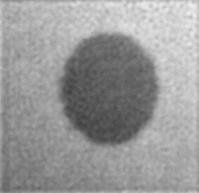
#> input picture sample_circle.png, 199 x 193 px
$ python least_squares.py
#> lines starting #> are read from the running program, lines starting #| are printed output that depends on the picture; after the words box and inside, x2 and y2 are one past the last pixel; in counts of white or black regions, pixels touching at a corner belong together
#> in main, image is the input picture: shape (193, 199); min 64, max 241, mean 152.8
import cv2
import numpy as np
import matplotlib.pyplot as plt
import os
gscale = 2 if "ANDROID_STORAGE" in os.environ else 1
plt.rcParams.update({'font.size': 14*gscale})

def fit_quadratic_surface(image):
    rows, cols = image.shape
#> rows = 193; cols = 199
    X, Y = np.meshgrid(np.arange(cols), np.arange(rows))
    Z = image

    # Prepare the data for least squares fitting
    X_flat = X.flatten()
    Y_flat = Y.flatten()
    Z_flat = Z.flatten()

    A = np.vstack([X_flat**2, Y_flat**2, X_flat*Y_flat, X_flat, Y_flat, np.ones_like(X_flat)]).T
    B = Z_flat

    # Solve for the coefficients
    coeffs, _, _, _ = np.linalg.lstsq(A, B, rcond=None)
#> coeffs = [0.00507, 0.00516, 5.71e-05, -0.818, -1.27, 224.9]

    # Create the background model
    background = (coeffs[0] * X**2 + coeffs[1] * Y**2 +
                  coeffs[2] * X * Y + coeffs[3] * X +
                  coeffs[4] * Y + coeffs[5])
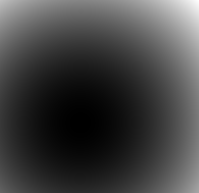
#> background: shape (193, 199) float64; min 114.6, max 261.8, mean 152.8; drawn with min black and max white

    return background

def main(image_path):
    # Load the input image
    image = cv2.imread(image_path, cv2.IMREAD_GRAYSCALE)
    if image is None:
        print("Error: Could not open or find the image!")
        return

    # Fit and remove the background
    background = fit_quadratic_surface(image)
    residual = background.astype(np.float32) - image.astype(np.float32)
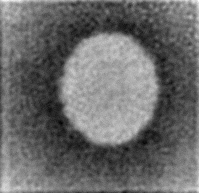
#> residual: shape (193, 199) float32; min -61.53, max 84.78, mean 0; drawn with min black and max white
    residual = np.clip(residual, 0, 255).astype(np.uint8)
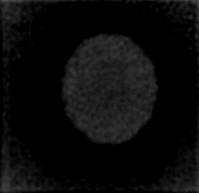
#> residual: shape (193, 199); min 0, max 84, mean 10.8
    _, binarized = cv2.threshold(residual, 0, 255, cv2.THRESH_BINARY | cv2.THRESH_OTSU)
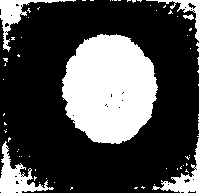
#> binarized: shape (193, 199); 28.8% white; 70 white regions (64 under 20 px), largest, box (x1, y1, x2, y2) and area: (62, 34, 158, 144) 8042, (0, 141, 54, 193) 963, (0, 0, 76, 52) 741, (152, 138, 199, 193) 654, (146, 0, 199, 41) 367, (183, 14, 194, 20) 38

    # Display results
    plt.figure(figsize=(7*gscale, 7*gscale))
    plt.subplot(2, 2, 1)
    plt.title('Original Image')
    plt.imshow(image, cmap='gray')
    plt.axis('off')
    plt.subplot(2, 2, 2)
    plt.title('Background')
    plt.imshow(background, cmap='gray')
    plt.axis('off')
    plt.subplot(2, 2, 3)
    plt.title('Residual Image')
    plt.imshow(residual, cmap='gray')
    plt.axis('off')
    plt.subplot(2, 2, 4)
    plt.title('Binary Image')
    plt.imshow(binarized, cmap='gray')
    plt.axis('off')
    plt.show()

if __name__ == "__main__":
    main('sample_circle.png')

$ run again, with sample_radial.png copied over sample_circle.png
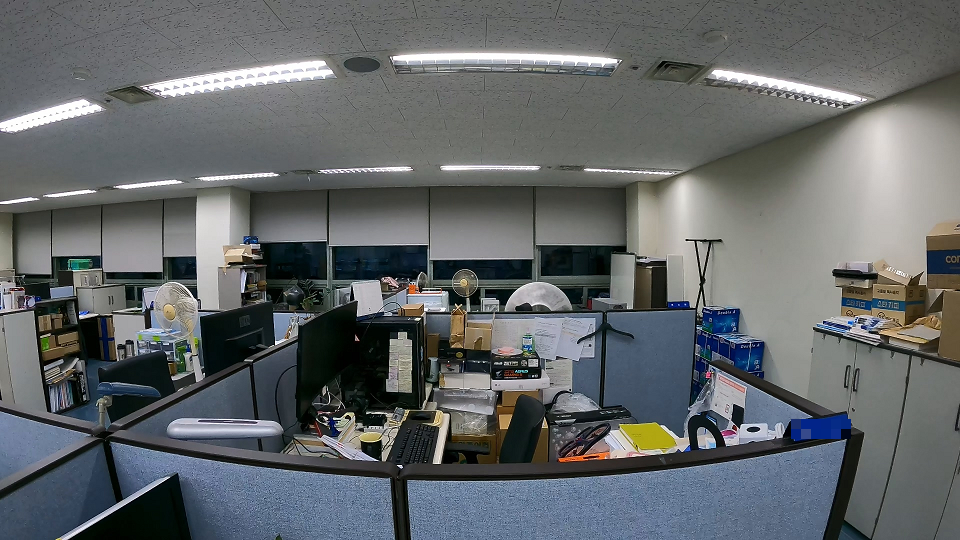
#> input picture sample_radial.png, 960 x 540 px
#> in main, `image = cv2.imread(image_path, cv2.IMREAD_GRAYSCALE)`:
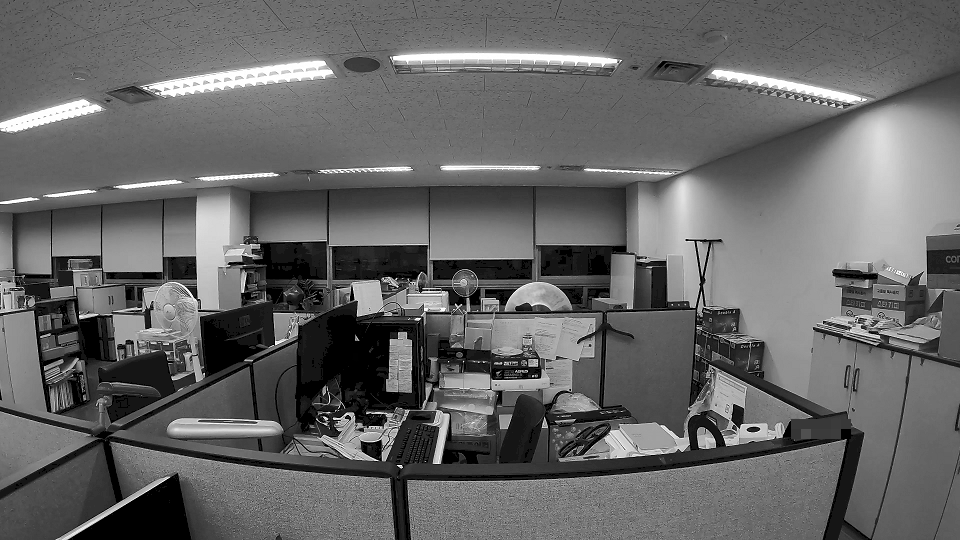
#> image: shape (540, 960); min 0, max 255, mean 102.4
#> coeffs = [5.83e-05, -7.72e-05, 0.000101, -0.0568, -0.0712, 125.4]
#> in main, `_, binarized = cv2.threshold(residual, 0, 255, cv2.THRESH_BINARY | cv2..`:
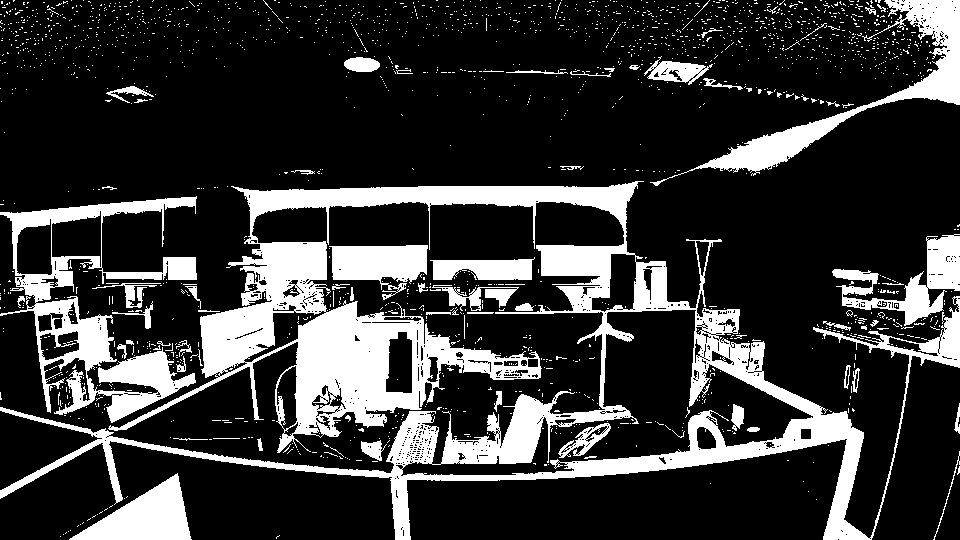
#> binarized: shape (540, 960); 21.2% white; 1934 white regions (1867 under 20 px), largest, box (x1, y1, x2, y2) and area: (0, 181, 960, 540) 65433, (0, 196, 197, 423) 12557, (650, 0, 960, 186) 7642

$ run again, with sample_text.png copied over sample_circle.png
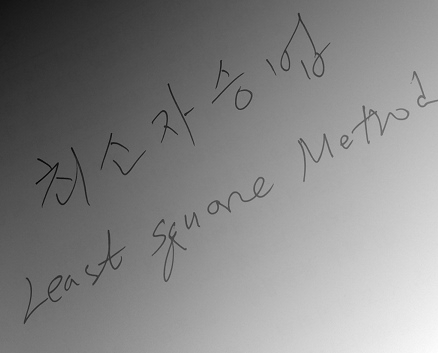
#> input picture sample_text.png, 438 x 353 px
#> in main, image is the input picture: shape (353, 438); min 0, max 255, mean 132.6
#> coeffs = [7.42e-05, -2.28e-05, 0.000105, 0.261, 0.253, 23.18]
#> in main, `residual = background.astype(np.float32) - image.astype(np.float32)`:
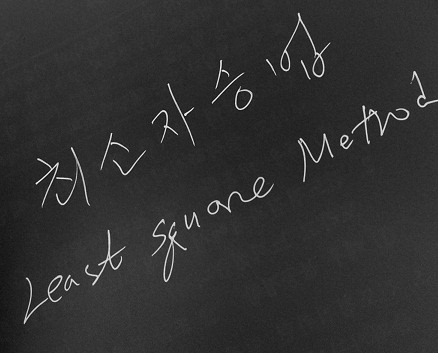
#> residual: shape (353, 438) float32; min -18.84, max 79.01, mean 0; drawn with min black and max white
#> in main, `_, binarized = cv2.threshold(residual, 0, 255, cv2.THRESH_BINARY | cv2..`:
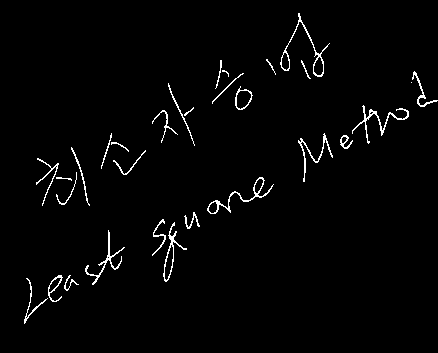
#> binarized: shape (353, 438); 2% white in thin lines or dots, all inside (x1, y1, x2, y2) = (24, 13, 438, 324)
